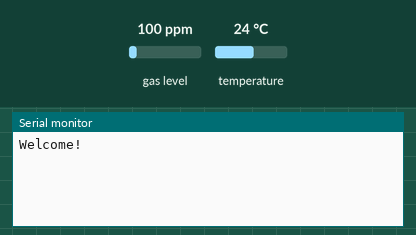
Recording of a sketch running on a simulated Arduino Uno, built with avr-gcc and run on an emulated ATmega328P. On the bench: the last lines printed to the serial monitor. Inputs (shaded band) come from the test bench; at power-on: gas level 100 ppm, temperature 24 °C. WiFi joins after 1.5 s; servers stay silent unless stated; uploads are accepted with an empty reply.

Above: at 3.7 s.
3.8 s: gas level set to 20 ppm
At 7.2 s:
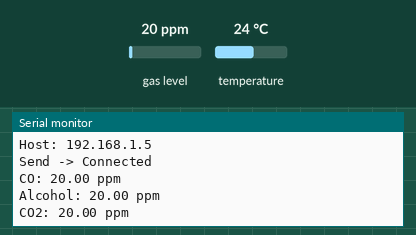
8.4 s: temperature set to 12 °C
At 10.9 s:
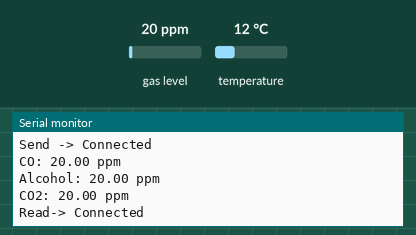
13.0 s: gas level set to 250 ppm
At 16.25 s:
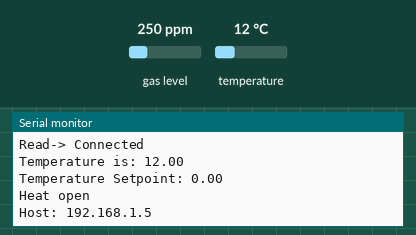
17.6 s: temperature set to 19 °C
At 22.2 s:
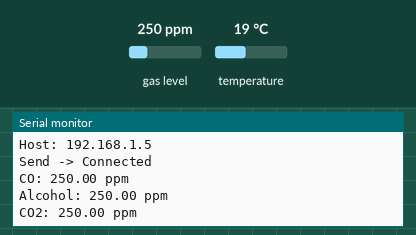
Timing chart, 0 to 23.2 s (numbered marks = the images above; inputs shaded):
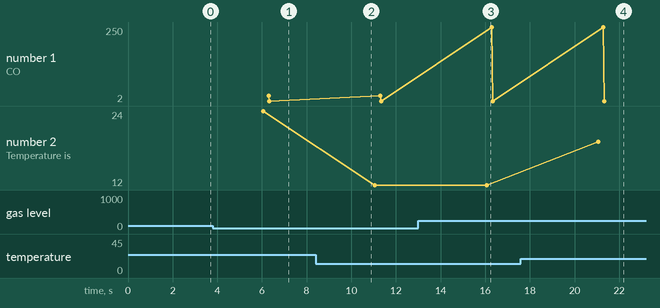

Measured:
- after the input at 3.8 s, the serial monitor: prints a new line after 2.5 s (image 1)
- after the input at 17.6 s, the serial monitor: prints a new line after 3.5 s (image 4)
- plotted number 2: 24 → 12 after the input at 8.4 s, 12 → 19 after the input at 17.6 s

The sketch:

DS18B20_read.ino
```cpp
#include <DallasTemperature.h>
#include <OneWire.h>
#include <Ethernet.h>
#include <SPI.h>
#include <MQUnifiedsensor.h>


#define ONE_WIRE_BUS 3
#define pin A0 //Analog input 0 of your arduino
#define type 135 //MQ135
MQUnifiedsensor MQ135(pin, type);
float CO, Alcohol, CO2, Tolueno, NH4, Acetona;
OneWire oneWire(ONE_WIRE_BUS);
DallasTemperature sensors(&oneWire);
unsigned long previousMillis = 0;        // will store last time LED was updated
const long interval = 5000;
byte mac[] = { 0xDE, 0xAD, 0xBE, 0xEF, 0xFE, 0xED };
IPAddress ip(192,168,1,10);
IPAddress server(192,168,1,5);
EthernetClient client;
float temp = 0;
String data = "";
char c;
char response[5];
char resetResponse[5];
String setPoint = "";
float setPointTemp = 0;
int i = 0;


void sendData(String data)
{
                // Make a HTTP request:
              client.print("GET /TemperatureControl/add.php?readTemperature=");
              client.println(data);
              client.println(" HTTP/1.1");
              client.print( "Host: " );
              client.print(server);
              client.println();
              client.stop();
}

void readData()
{
     client.println("GET /TemperatureControl/read.php?temperatureSetPoint");
     client.println(" HTTP/1.1");
     client.print( "Host: " );
     client.print(server);
     client.println();
     while(client.available() || client.connected())
     {
        c = client.read();
        if(int(c) >= 46 && int(c) <= 57)
        {
          response[i] = c;
          i++;
        }
     }
   client.stop();
}


void setup(void)
{
 Serial.begin(9600);
 Serial.println("Welcome!");
 MQ135.inicializar();
 sensors.begin();
 Ethernet.begin(mac);
 delay(1000);

}
void loop(void)
{
  unsigned long currentMillis = millis();
    if (currentMillis - previousMillis >= interval)
    {
        if (client.connect(server, 80))
        {
           readData();
           Serial.println("Read-> Connected");
        }
        else
        {
           Serial.println("Read-> connection failed/n");
        }
      previousMillis = currentMillis;
      sensors.requestTemperatures(); // Send the command to get temperature readings
      Serial.print("Temperature is: ");
      temp = sensors.getTempCByIndex(0);
      Serial.println(temp);
      setPointTemp = atof(response);

      Serial.print("Temperature Setpoint: ");
      Serial.println(setPointTemp);
      if(setPointTemp < temp + 0.5)
      {
        Serial.println("Heat open");
      }
      else
      {
        Serial.println("Heat closed");
      }
      data = String(temp);
      Serial.print("Host: ");
      Serial.println(server);
          if (client.connect(server, 80))
          {
              sendData(data);
              Serial.println("Send -> Connected");
        }
        else
        {
              Serial.println("Send -> connection failed/n");
        }
        MQ135.update();
        CO =  MQ135.readSensor("CO"); // Return CO concentration
        Alcohol =  MQ135.readSensor("Alcohol"); // Return Alcohol concentration
        CO2 =  MQ135.readSensor("CO2"); // Return CO2 concentration
        Serial.print("CO: ");Serial.print(CO,2);Serial.println(" ppm");
        Serial.print("Alcohol: ");Serial.print(Alcohol,2);Serial.println(" ppm");
        Serial.print("CO2: ");Serial.print(CO2,2);Serial.println(" ppm");
    Serial.println();
    Serial.println();
  }

}
```
